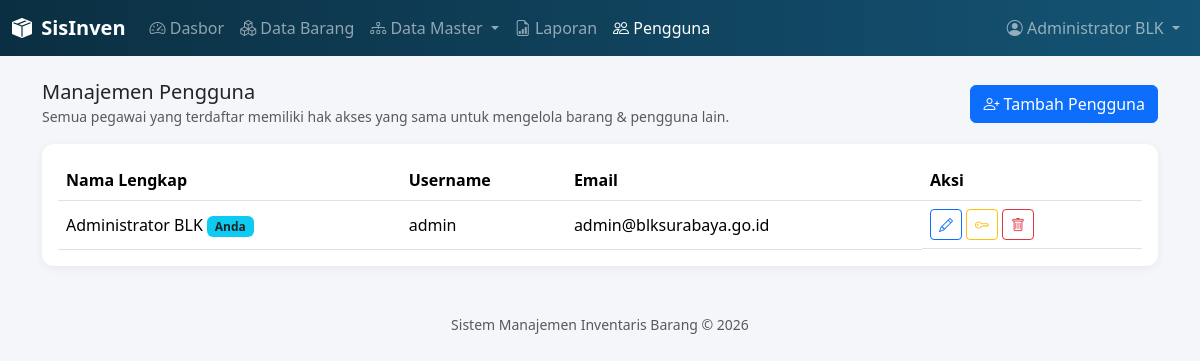
/user/index.php (signed in), run on an earlier commit of the app's database.
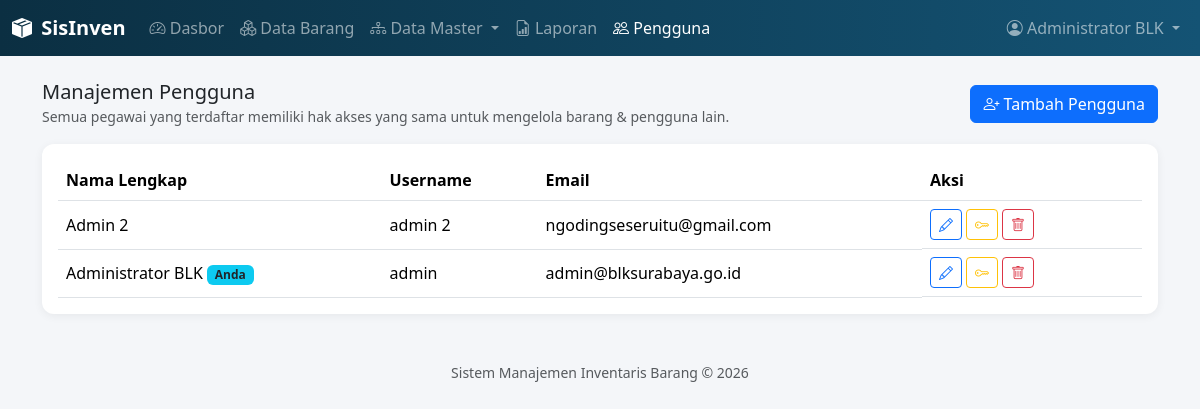
And on a later commit of the database.
### tables this page shows
CREATE TABLE `users` (
  `id` int(11) NOT NULL,
  `username` varchar(50) NOT NULL,
  `email` varchar(100) NOT NULL,
  `password` varchar(255) NOT NULL,
  `nama_lengkap` varchar(100) NOT NULL,
  `created_at` datetime DEFAULT current_timestamp()
);

### includes/functions.php (called while the page is built, shortened)
<?php
function amankan($teks) {
    return htmlspecialchars($teks ?? '', ENT_QUOTES, 'UTF-8');
}

### user/index.php (the view, shortened to what this page needs)
<?php
require_once __DIR__ . '/../includes/functions.php';
$pdo = getKoneksi();
$daftar = $pdo->query('SELECT * FROM users ORDER BY nama_lengkap')->fetchAll();
require_once __DIR__ . '/../includes/header.php';
?>
<div class="d-flex justify-content-between align-items-center mb-3">
  <div>
    <h5 class="mb-0">Manajemen Pengguna</h5>
    <small class="text-muted">Semua pegawai yang terdaftar memiliki hak akses yang sama untuk mengelola barang & pengguna lain.</small>
  </div>
  <button class="btn btn-primary" data-bs-toggle="modal" data-bs-target="#modalForm" onclick="bukaTambah()">
    <i class="bi bi-person-plus"></i> Tambah Pengguna
  </button>
</div>
<div class="card p-3">
  <table class="table table-hover align-middle mb-0">
    <thead><tr><th>Nama Lengkap</th><th>Username</th><th>Email</th><th style="width:220px">Aksi</th></tr></thead>
    <tbody>
    <?php foreach ($daftar as $row): ?>
      <tr>
        <td><?= amankan($row['nama_lengkap']) ?> <?= (int)$row['id'] === (int)$_SESSION['user_id'] ? '<span class="badge bg-info text-dark">Anda</span>' : '' ?></td>
        <td><?= amankan($row['username']) ?></td>
        <td><?= amankan($row['email']) ?></td>
        <td class="d-flex gap-1">
          <button class="btn btn-sm btn-outline-primary" onclick='bukaEdit(<?= json_encode($row) ?>)' title="Ubah Data"><i class="bi bi-pencil"></i></button>
          <button class="btn btn-sm btn-outline-warning" onclick='bukaReset(<?= json_encode($row) ?>)' title="Reset Password"><i class="bi bi-key"></i></button>
          <button class="btn btn-sm btn-outline-danger" onclick="hapus(<?= (int)$row['id'] ?>)" title="Hapus"><i class="bi bi-trash"></i></button>
        </td>
      </tr>
    <?php endforeach; ?>
    </tbody>
  </table>
</div>
<?php require_once __DIR__ . '/../includes/footer.php'; ?>

What changed in the data, as far as the page shows it:
added users: nama_lengkap "Admin 2", username "admin 2", email "ngodingseseruitu@gmail.com"
